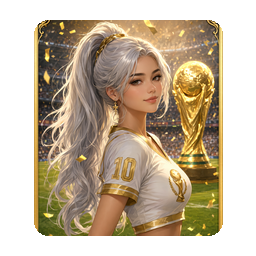
#> input picture KB/产出-本地化与美术/X3/世界杯纪念卡/WC_MemorialCard_256_side.png, 256 x 256 px, given in place of WC_r3_thisver.png, which was not available
$ python _finalize_both.py
#> lines starting #> are read from the running program, lines starting #| are printed output that depends on the picture; after the words box and inside, x2 and y2 are one past the last pixel; in counts of white or black regions, pixels touching at a corner belong together; pictures that were not available may be replaced by others from this repository, and a replacement may not be noted
# -*- coding: utf-8 -*-
"""格式归一两张定稿:
  大图 = thisver(正面,1152x2048) -> 裁0.734比 -> 384x523 -> 圆角透明  (对齐 img_card_image)
  256  = alt1源(侧面) -> 裁0.875近方 -> 189x216 填满 -> 圆角透明居中256  (对齐 icon_card_image)
"""
from PIL import Image, ImageDraw
import numpy as np

BIG_SRC = r"C:\ADHD_agent\KB\产出-本地化与美术\X3\世界杯纪念卡\候选_轮3\WC_r3_thisver.png"
ICON_SRC = r"C:\ADHD_agent\KB\产出-本地化与美术\X3\世界杯纪念卡\WC_MemorialCard_Aerisia_v4直出_alt1.png"
OUT_BIG = r"C:\ADHD_agent\KB\产出-本地化与美术\X3\世界杯纪念卡\WC_MemorialCard_img_big_79.png"
OUT_ICON = r"C:\ADHD_agent\KB\产出-本地化与美术\X3\世界杯纪念卡\WC_MemorialCard_Aerisia_FINAL.png"

def card_crop(im):
    """扣掉黑底/外边,取卡bbox(亮度)。RGB或RGBA都行。"""
    a = np.array(im.convert("RGB")); lum = a.max(axis=2)
    ys, xs = np.where(lum > 28)
    return im.convert("RGBA").crop((int(xs.min()), int(ys.min()), int(xs.max())+1, int(ys.max())+1))
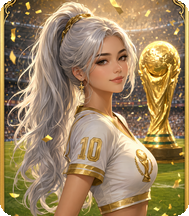
#> returned value: PIL image 189x216 RGBA; mean R, G, B, A 156.6, 131.6, 94.9, 253.9; transparent parts drawn white

def crop_to_ratio(card, target, anchor=0.12):
#> called with target = 0.734, anchor = 0.05
    cw, ch = card.size
#> cw = 189; ch = 216
    if cw/ch < target:           # 偏窄高 -> 裁高(偏上保头)
        nh = int(cw/target); top = int((ch-nh)*anchor)
        return card.crop((0, top, cw, top+nh))
    else:                        # 偏宽 -> 裁宽居中
        nw = int(ch*target); l = (cw-nw)//2
#> after `nw = int(ch * target)`: nw = 158
#> after `l = (cw - nw) // 2`: l = 15
        return card.crop((l, 0, l+nw, ch))
#> returned value: PIL image 158x216 RGBA

def rmask(w, h, r):
    m = Image.new("L", (w, h), 0)
    ImageDraw.Draw(m).rounded_rectangle((0,0,w-1,h-1), radius=r, fill=255)
    return m

# 大图 384x523 (比0.734)
big = crop_to_ratio(card_crop(Image.open(BIG_SRC)), 384/523, anchor=0.05).resize((384,523), Image.LANCZOS)
big.putalpha(rmask(384,523,26))
#> in rmask, `m = Image.new("L", (w, h), 0)`: m: PIL image 384x523 L; every value is 0
#> in rmask, `ImageDraw.Draw(m).rounded_rectangle((0,0,w-1,h-1), radius=r, fill=255)`:
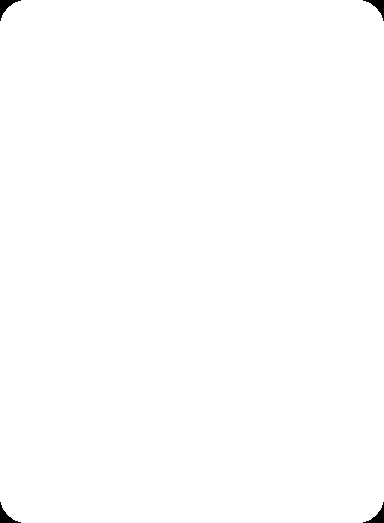
#> m: PIL image 384x523 L; 99.7% white; 4 black regions, box (x1, y1, x2, y2) and area: (0, 0, 21, 21) 150, (363, 0, 384, 21) 150, (0, 502, 21, 523) 150, (363, 502, 384, 523) 150
big.save(OUT_BIG)
print("大图:", big.size, big.split()[3].getbbox())
#| 大图: (384, 523) (0, 0, 384, 523)

# 256 卡区189x216(比0.875) 填满,放256画布(左34上20)
icard = crop_to_ratio(card_crop(Image.open(ICON_SRC)), 189/216, anchor=0.10).resize((189,216), Image.LANCZOS)
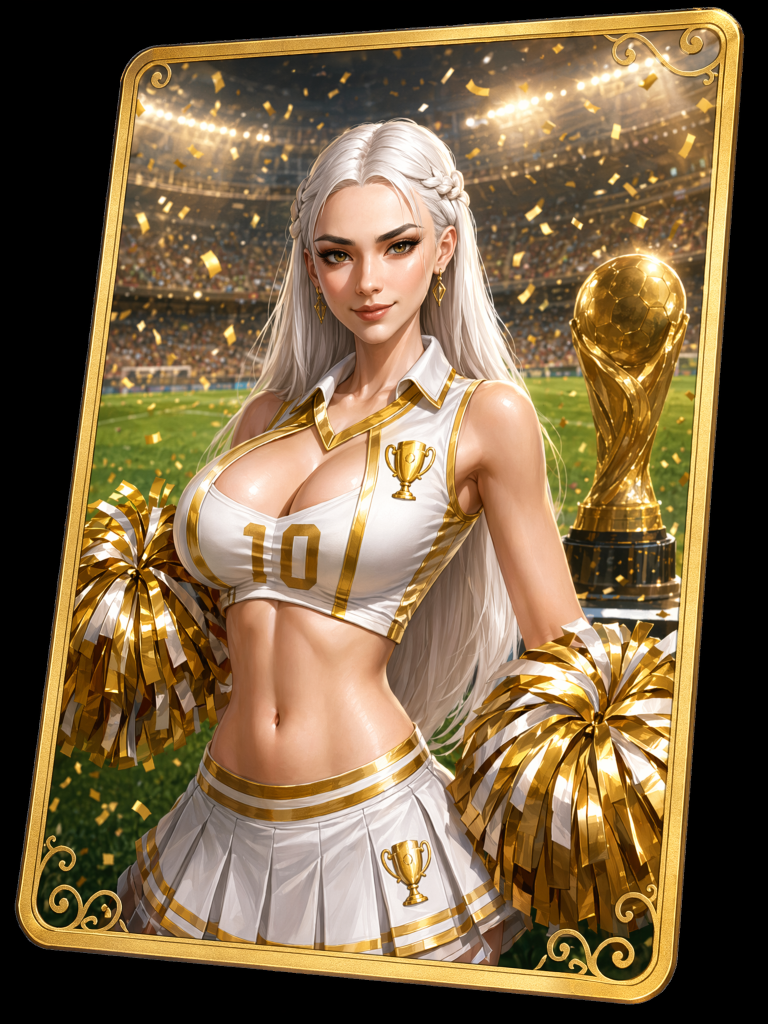
#> input picture KB/产出-本地化与美术/X3/世界杯纪念卡/WC_MemorialCard_Aerisia_v4直出_alt1.png, 1536 x 2048 px, found by its file name (shown at 1/2 size)
#> in card_crop, a is the input picture: shape (2048, 1536, 3); mean R, G, B 124.2, 102, 70.9
#> in card_crop (call 2), `return im.convert("RGBA").crop((int(xs.min()), int(ys.min()), int(xs.m..`:
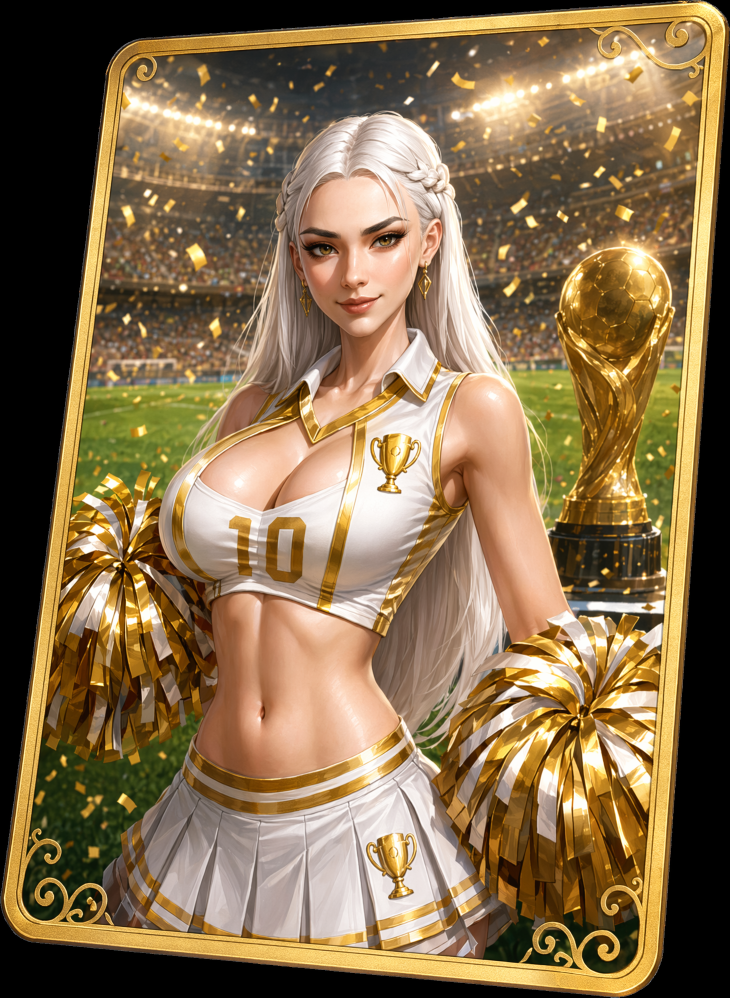
#> returned value: PIL image 1460x1995 RGBA (shown at 1/2 size); mean R, G, B, A 134.1, 110.2, 76.6, 255
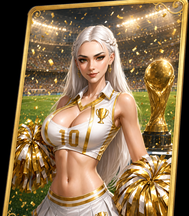
#> icard: PIL image 189x216 RGBA; mean R, G, B, A 139.1, 114.1, 79.7, 255
icard.putalpha(rmask(189,216,14))
#> call 2 of rmask, with w = 189, h = 216, r = 14
#> in rmask (call 2), `m = Image.new("L", (w, h), 0)`: m: PIL image 189x216 L; every value is 0
#> in rmask (call 2), `ImageDraw.Draw(m).rounded_rectangle((0,0,w-1,h-1), radius=r, fill=255)`:
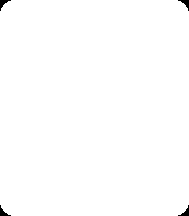
#> m: PIL image 189x216 L; 99.5% white; 4 black regions, box (x1, y1, x2, y2) and area: (0, 0, 11, 11) 46, (178, 0, 189, 11) 46, (0, 205, 11, 216) 46, (178, 205, 189, 216) 46
canvas = Image.new("RGBA",(256,256),(0,0,0,0))
#> canvas: PIL image 256x256 RGBA; every value is 0
canvas.alpha_composite(icard,(34,20))
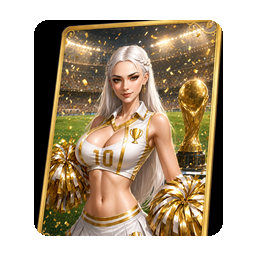
#> canvas: PIL image 256x256 RGBA; mean R, G, B, A 86.5, 70.9, 49.6, 158.1; transparent parts drawn white
canvas.save(OUT_ICON)
print("256:", canvas.size, canvas.split()[3].getbbox(), "(标准34,20,223,236)")
#| 256: (256, 256) (34, 20, 223, 236) (标准34,20,223,236)
